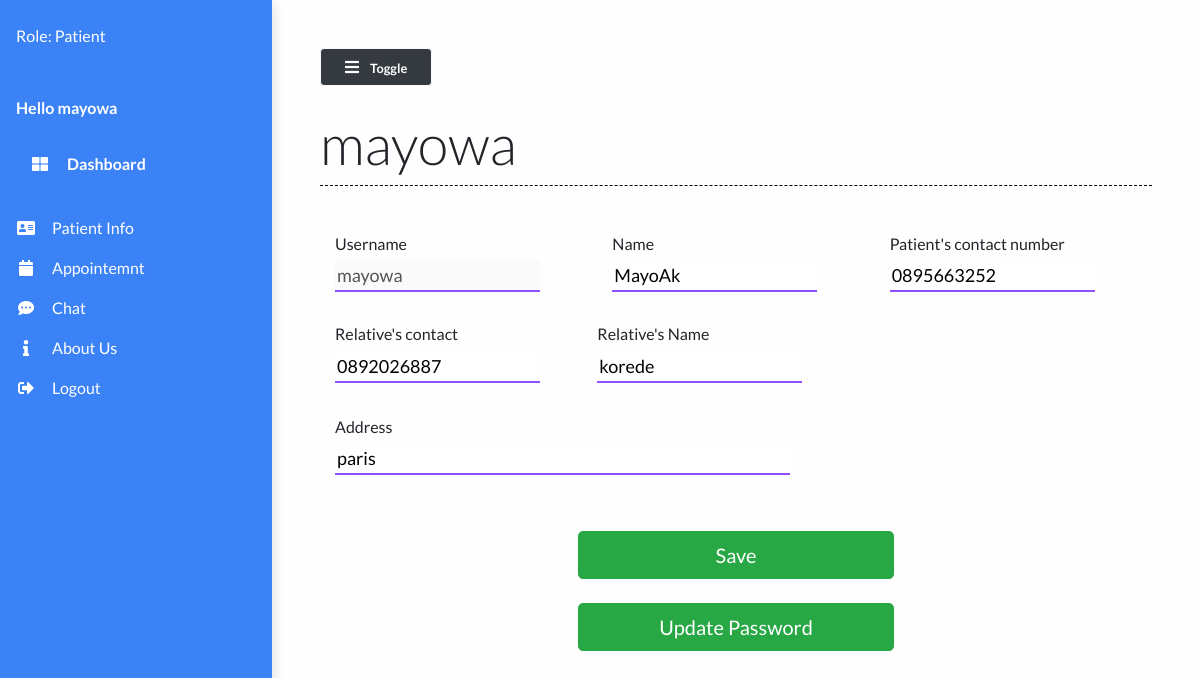
Screenshot of /patientInfo/ (signed in) with the database file from the repository.
### main/models.py (models this page shows, shortened)
class Patient(models.Model):
    user=models.OneToOneField(User,on_delete=models.CASCADE,null=True,default=None)
    name = models.CharField(max_length=50)
    phone_num = models.CharField(max_length=15)
    patient_relative_name = models.CharField(max_length=50, null=True)
    patient_relative_contact = models.CharField(max_length=15, null=True)
    address = models.TextField()
    """ SYMPTOMS = (  # hardcoded to be changed in a drop down list
        ('Fever', 'Fever'),
        ('Dry cough', 'Dry cough'),
        ('Tiredness', 'Tiredness'),
        ('Aches and pains', 'Aches and pains'),
        ('Sore throat', 'Sore throat'),
        ('Diarrhoea', 'Diarrhoea'),
        ('Loss of taste or smell', 'Loss of taste or smell'),
        ('Difficulty in breathing or shortness of breath', 'Difficulty in breathing or shortness of breath'),
        ('Chest pain or pressure', 'Chest pain or pressure'),
        ('Loss of speech or movement', 'Loss of speech or movement'),
    )

    symptoms = MultiSelectField(choices=SYMPTOMS, null=True)"""
    prior_ailments = models.TextField()
    bed_num = models.ForeignKey("Bed", on_delete=models.CASCADE, null=True)
    dob = models.DateField(null=True)
    doctor = models.ForeignKey("Doctor", on_delete=models.CASCADE, null=True)
    doctors_notes = models.TextField(null=True, blank=True)
    status = models.CharField(max_length=50)

### main/views.py (the view, shortened to what this page needs)
# urls.py: path("patientInfo/", views.patientInfo, name="patientInfo"),
@login_required(login_url='login')
def patientInfo(request):
    patient = Patient.objects.get(user=request.user.id)
    context = {
        'patient': patient
    }
    return render(request, 'main/patientInfo.html', context)

### main/templates/main/patientInfo.html (shortened to what this page needs)
{% extends 'main/base.html' %}
{% load static %}
{% block contentTitle %}
{{patient.user}}
{% endblock contentTitle %}
{% block content %}
<form class="form" action="" method="post" id="registrationForm">
   <div class="container">
      <div class="patient-form">
         <div class="row">
			<div class="col-md-4 form-field mt-4 mb-0">
				<label for="mobile">
				   <h6>Username</h6>
				   <input type="text" id="username" class="input-text" type="text" name="username" placeholder="username" value="{{patient.user.username}}" disabled>
				</label>
			</div>
			<div class="col-md-4 form-field mt-4 mb-0">
				<label for="mobile">
				   <h6>Name</h6>
				   <input type="text" id="firstname" class="input-text" type="text" name="name" placeholder="firstname" value="{{patient.name}}">
				</label>
			</div>
            <div class="col-md-4 form-field mt-4 mb-0">
               <label for="mobile">
                  <h6>Patient's contact number</h6>
                  <input type="text" id="name" class="input-text" type="text" name="mobile" pattern="[0-9]{3}[0-9]{3}[0-9]{4}" placeholder="Mobile No" value="{{patient.phone_num}}">
               </label>
            </div>
            <div class="offset-md-2 col-md-4 form-field mt-4 mb-0">
               <label for="mobile" class="mb-0">
                  <h6>Relative's contact</h6>
                  <input type="text" id="mobile2" class="input-text" type="text" name="relativeContact" pattern="[0-9]{3}[0-9]{3}[0-9]{4}" placeholder="Mobile No" value="{{patient.patient_relative_contact}}">
               </label>
            </div>
            <div class="form-field mt-4">
               <label for="relativeName" class="mb-0">
                  <h6>Relative's Name</h6>
                  <input
                     type="text"
                     class="input-text"
                     name="relativeName"
                     id="realtiveName"
                     value="{{patient.patient_relative_name}}"
                     />
               </label>
            </div>
            <div class="col-md-7 form-field mt-0">
               <label for="address" class="mb-0 mt-0">
                  <h6>Address</h6>
               </label>
               <input
                  type="address"
                  class="input-text"
                  id="location"
                  placeholder="address"
                  name="address"
                  title="enter a location"
                  value="{{patient.address}}"
                  />
            </div>
         </div>
      </div>
   </div>
   <div class="form-group">
      <div class="col-md-5 mx-auto">
         <br />
         <button class="btn btn-lg btn-success btn-block mx-auto" type="submit">
          Save
         </button>
      </div>
      <div class="col-md-5 mx-auto">
         <br />
         <a href="{% url 'update_password' %}" class="btn btn-lg btn-success btn-block mx-auto" type="submit">
          Update Password
         </a>
      </div>
   </div>
</form>
{% endblock content %}

### main/templates/main/base.html (shortened to what this page needs)
{% load static %}
<!DOCTYPE html>
<html lang="en">
<head>
  <link rel="stylesheet" href="https://maxcdn.bootstrapcdn.com/bootstrap/4.0.0/css/bootstrap.min.css"
 />
  <link rel="stylesheet" href="https://cdnjs.cloudflare.com/ajax/libs/font-awesome/5.14.0/css/all.min.css"
 />
  <link rel="stylesheet" href="{% static 'styles/base.css' %}" type="text/css" />
  <link rel="stylesheet" href="//code.jquery.com/ui/1.12.1/themes/base/jquery-ui.css">
</head>
<body>
  <div class="vertical-nav" id="sidebar">
    <div class="py-4 px-3 mb-4">
      <div class="media d-flex align-items-center">
        <div class="media-body text-white">
          {% if request.user.is_authenticated %}
          <p class="font-weight-normal mb-0">
            Role: {% if request.user.is_superuser == True %}
            Admin
            {% elif request.user.is_superuser == False and request.user.is_staff == True %}
            Staff
            {% else %}
            Patient
            {% endif %}
          </p>
          {% endif %}
        </div>
      </div>
    </div>
    <p class="text-white font-weight-bold px-3 pb-4 mb-0">
      Hello {{user.username}}
    </p>
    <p class="text-gray font-weight-bold px-3 pb-4 mb-0">
      <a href="{% url 'dashboard' %}" class="nav-link text-white">
        <i class="fa fa-th-large mr-3 text-primary"></i> Dashboard</a>
    </p>
    {% if request.user.is_authenticated == True %}
    {% if request.user.is_staff == True %}
    <ul class="nav flex-column mb-0">
      <li class="nav-item">
        <a href="{% url 'patient_list' %}" class="nav-link text-white">
          <i class="fa fa-address-card mr-3 text-primary fa-fw"></i>View patient list
        </a>
      </li>
        <li class="nav-item">
          <a href="{% url 'doctor-appointments' %}" class="nav-link text-white">
            <i class="fa fa-calendar mr-3 text-primary fa-fw"></i>Appointment Requests
          </a>
        </li>
      <li class="nav-item">
        <a href="{% url 'add_patient' %}" class="nav-link text-white">
          <i class="fa fa-plus mr-3 text-primary fa-fw"></i>Add patient
        </a>
      </li>
      <li class="nav-item">
        <a href="{% url 'chat' %}" class="nav-link text-white">
          <i class="fas fa-comment-dots mr-3 text-primary fa-fw"></i>Chat
        </a>
      </li>
      {% else %}
      <ul class="nav flex-column mb-0">
        <li class="nav-item">
          <a href="{% url 'patientInfo' %}" class="nav-link text-white">
            <i class="fa fa-address-card mr-3 text-primary fa-fw"></i>Patient Info
          </a>
        </li>
        <li class="nav-item">
          <a href="{% url 'appointments' %}" class="nav-link text-white">
            <i class="fa fa-calendar mr-3 text-primary fa-fw"></i>Appointemnt
          </a>
        </li>
        <li class="nav-item">
          <a href="{% url 'chat' %}" class="nav-link text-white">
            <i class="fas fa-comment-dots mr-3 text-primary fa-fw"></i>Chat
          </a>
        </li>
        {% endif %}
        {% endif %}
        <li class="nav-item">
          <a href="#" class="nav-link text-white">
            <i class="fa fa-info mr-3 text-primary fa-fw"></i>About Us
          </a>
        </li>
        {% if request.user.is_authenticated == False %}
        <li class="nav-item">
          <a href="{% url 'signupdr' %}" class="nav-link text-white">
            <i class="fa fa-sign-out-alt mr-3 text-primary fa-fw"></i>Doctor Signup
          </a>
        </li>
        <li class="nav-item">
          <a href="{% url 'signup' %}" class="nav-link text-white">
            <i class="fa fa-sign-out-alt mr-3 text-primary fa-fw"></i>Patient Signup
          </a>
        </li>
        <li class="nav-item">
          <a href="{% url 'login' %}" class="nav-link text-white">
            <i class="fa fa-sign-in-alt mr-3 text-primary fa-fw"></i>Login
          </a>
        </li>
        {% else %}
        <li class="nav-item">
          <a href="{% url 'logout' %}" class="nav-link text-white">
            <i class="fa fa-sign-out-alt mr-3 text-primary fa-fw"></i>Logout
          </a>
        </li>
        {% endif %}
      </ul>
  </div>
  <div class="page-content p-5" id="content">
    <button id="sidebarCollapse" class="btn btn-light bg-dark rounded-pill shadow-sm px-4 mb-4" type="button">
      <i class="fa fa-bars mr-2 text-primary"></i>
      <small class="font-weight-bold text-primary">
        Toggle
      </small>
    </button>
    <h2 class="display-4 ">{% block contentTitle %}{% endblock contentTitle %}
    </h2>
    <div class="seperator mt-1 mb-4"></div>
    {% block content %}{% endblock content %}
  </div>
</body>
</html>

### static/styles/base.css (style rules this page uses)
body { background: #fffefe; min-height: 100vh; overflow-x: hidden; font-family:Lato,'Helvetica Neue',Helvetica,Arial,sans-serif; }
.vertical-nav { background: #3b82f6 !important; min-width: 17rem; height: 100vh; position: fixed; top: 0; left: 0; box-shadow: 3px 3px 10px rgba(0, 0, 0, 0.1); transition: all 0.4s; }
.page-content { width: calc(100% -17rem); margin-left: 17rem; transition: all 0.4s; }
.seperator { margin: 3rem 0; border-bottom: 1px dashed #000000; }
.nav-link { text-transform: capitalize; }
.text-primary { color: #fff !important; }
.patient-form .form-field { margin: 32px 0; }
.patient-form .input-text { width: 100%; border-width: 0 0 2px 0; border-color: #6c19fcc2; font-size: 18px; font-weight: 400; transition: border-color 0.2s linear; }

### rows the page displays
Patient: user "mayowa", username "mayowa", name "MayoAk", mobile "0895663252", relativeContact "0892026887", relativeName "korede", address "paris"

### other values shown
{{ user.username }} "mayowa"
